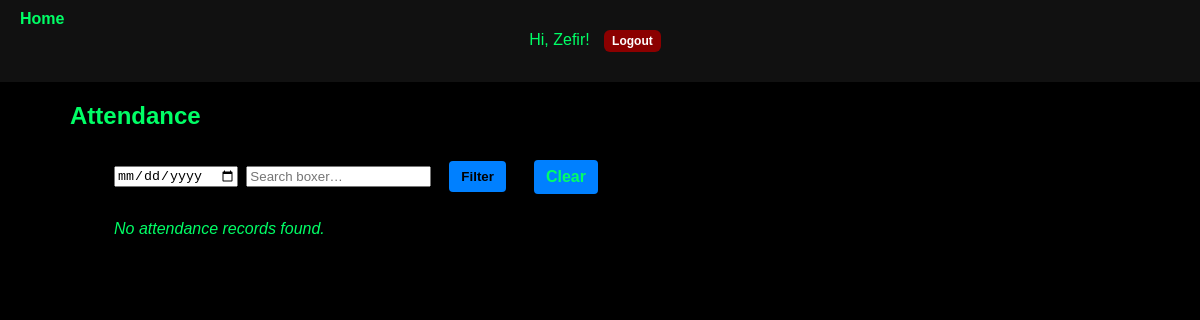
Page /attendance/ (signed in) on the earlier database version.
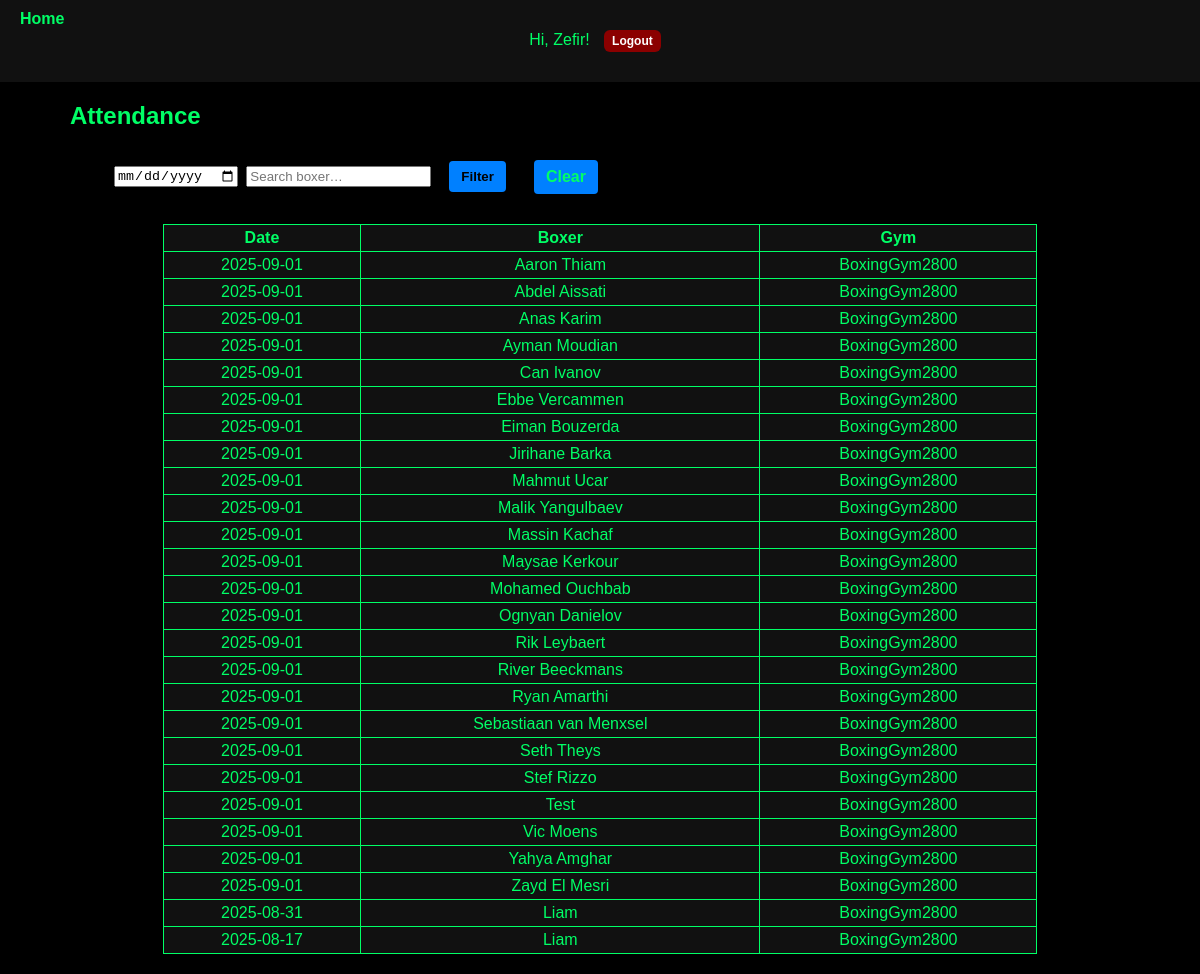
Same page on the later database version.
### BoxersPresenceApp/models.py (models this page shows, shortened)
class Attendance(models.Model):
    boxer = models.ForeignKey(Boxer, on_delete=models.CASCADE, related_name="attendance")
    date = models.DateField(default=timezone.now)
    is_present = models.BooleanField(default=False)
    is_excused = models.BooleanField(default=False)
    class Meta:
        unique_together = ("boxer", "date")
        ordering = ["-date"]

class Boxer(models.Model):
    uuid = models.UUIDField(default=uuid4, editable=False, db_index=True)
    name = models.CharField(max_length=120)
    date_of_birth = models.DateField(blank=True, null=True)  # Birthday (optional)
    parent_name = models.CharField(max_length=120, blank=True, default="")  # NEW (optional)
    gym = models.ForeignKey(Gym, on_delete=models.PROTECT, related_name="boxers")
    coaches = models.ManyToManyField(settings.AUTH_USER_MODEL, blank=True, related_name="boxers")
    shared_with_gyms = models.ManyToManyField(Gym, blank=True, related_name="shared_boxers")

class Gym(models.Model):
    name = models.CharField(max_length=120, unique=True)
    location = models.CharField(max_length=255, blank=True, null=True)

### BoxersPresenceApp/views.py (the view, shortened to what this page needs)
# urls.py: path('attendance/', views.AttendanceListView.as_view(), name='attendance_list'),
class AttendanceListView(LoginRequiredMixin, ListView):
    model = Attendance
    template_name = "attendance/attendance_list.html"
    context_object_name = "attendances"
    paginate_by = 50
    def get_queryset(self):
        qs = (Attendance.objects
              .select_related("boxer", "boxer__gym")
              .order_by("-date", "boxer__name"))
        if self.request.user.is_superuser:
            pass
        date_str = self.request.GET.get("date")
        if date_str:
            qs = qs.filter(date=date_str)  # DateField expects YYYY-MM-DD
        q = self.request.GET.get("q")
        if q:
            qs = qs.filter(boxer__name__icontains=q)
        return qs.distinct()
    def get_context_data(self, **kwargs):
        ctx = super().get_context_data(**kwargs)
        ctx.setdefault("today", timezone.localdate())
        ctx["q"] = self.request.GET.get("q", "")
        ctx["date"] = self.request.GET.get("date", "")
        return ctx

### BoxersPresenceApp/context_processors.py (called while the page is built)
def role_flags(request):
    is_parent = False
    if getattr(request, "user", None) and request.user.is_authenticated:
        try:
            request.user.parent_profile
            is_parent = True
        except ParentProfile.DoesNotExist:
            pass
    return {"is_parent": is_parent}

### templates/attendance/attendance_list.html (shortened to what this page needs)
{% extends "base.html" %}
{% block content %}
<h2 class="page-title">Attendance</h2>
<div class="content-container">
  <form method="get" style="margin-bottom:1rem; display:flex; gap:.5rem; align-items:center;">
    <input type="date" name="date" value="{{ date }}" />
    <input type="text" name="q" value="{{ q }}" placeholder="Search boxer…" />
    <button class="btn" type="submit">Filter</button>
    <a class="btn" href="{% url 'attendance_list' %}">Clear</a>
  </form>
  {% if attendances %}
    <table>
      <thead>
        <tr>
          <th>Date</th>
          <th>Boxer</th>
          <th>Gym</th>
        </tr>
      </thead>
      <tbody>
        {% for a in attendances %}
          <tr>
            <td>{{ a.date|date:"Y-m-d" }}</td>
            <td>{{ a.boxer.name }}</td>
            <td>{{ a.boxer.gym.name }}</td>
          </tr>
        {% endfor %}
      </tbody>
    </table>
  {% else %}
    <p><em>No attendance records found.</em></p>
  {% endif %}
</div>
{% endblock %}

Differences in the rows shown:
added Attendance: date "2025-09-01", boxer.name "Aaron Thiam", boxer.gym.name "BoxingGym2800"
added Attendance: date "2025-09-01", boxer.name "Abdel Aissati", boxer.gym.name "BoxingGym2800"
added Attendance: date "2025-09-01", boxer.name "Anas Karim", boxer.gym.name "BoxingGym2800"
added Attendance: date "2025-09-01", boxer.name "Ayman Moudian", boxer.gym.name "BoxingGym2800"
added Attendance: date "2025-09-01", boxer.name "Can Ivanov", boxer.gym.name "BoxingGym2800"
added Attendance: date "2025-09-01", boxer.name "Ebbe Vercammen", boxer.gym.name "BoxingGym2800"
added Attendance: date "2025-09-01", boxer.name "Eiman Bouzerda", boxer.gym.name "BoxingGym2800"
added Attendance: date "2025-09-01", boxer.name "Jirihane Barka", boxer.gym.name "BoxingGym2800"
added Attendance: date "2025-09-01", boxer.name "Mahmut Ucar", boxer.gym.name "BoxingGym2800"
added Attendance: date "2025-09-01", boxer.name "Malik Yangulbaev", boxer.gym.name "BoxingGym2800"
added Attendance: date "2025-09-01", boxer.name "Massin Kachaf", boxer.gym.name "BoxingGym2800"
added Attendance: date "2025-09-01", boxer.name "Maysae Kerkour", boxer.gym.name "BoxingGym2800"
added Attendance: date "2025-09-01", boxer.name "Mohamed Ouchbab", boxer.gym.name "BoxingGym2800"
added Attendance: date "2025-09-01", boxer.name "Ognyan Danielov", boxer.gym.name "BoxingGym2800"
added Attendance: date "2025-09-01", boxer.name "Rik Leybaert", boxer.gym.name "BoxingGym2800"
added Attendance: date "2025-09-01", boxer.name "River Beeckmans", boxer.gym.name "BoxingGym2800"
added Attendance: date "2025-09-01", boxer.name "Ryan Amarthi", boxer.gym.name "BoxingGym2800"
added Attendance: date "2025-09-01", boxer.name "Sebastiaan van Menxsel", boxer.gym.name "BoxingGym2800"
added Attendance: date "2025-09-01", boxer.name "Seth Theys", boxer.gym.name "BoxingGym2800"
added Attendance: date "2025-09-01", boxer.name "Stef Rizzo", boxer.gym.name "BoxingGym2800"
added Attendance: date "2025-09-01", boxer.name "Test", boxer.gym.name "BoxingGym2800"
added Attendance: date "2025-09-01", boxer.name "Vic Moens", boxer.gym.name "BoxingGym2800"
added Attendance: date "2025-09-01", boxer.name "Yahya Amghar", boxer.gym.name "BoxingGym2800"
added Attendance: date "2025-09-01", boxer.name "Zayd El Mesri", boxer.gym.name "BoxingGym2800"
added Attendance: date "2025-08-31", boxer.name "Liam", boxer.gym.name "BoxingGym2800"
added Attendance: date "2025-08-17", boxer.name "Liam", boxer.gym.name "BoxingGym2800"
Other differences:
text no longer shown: "No attendance records found."
text now shown: "Date Boxer Gym"
